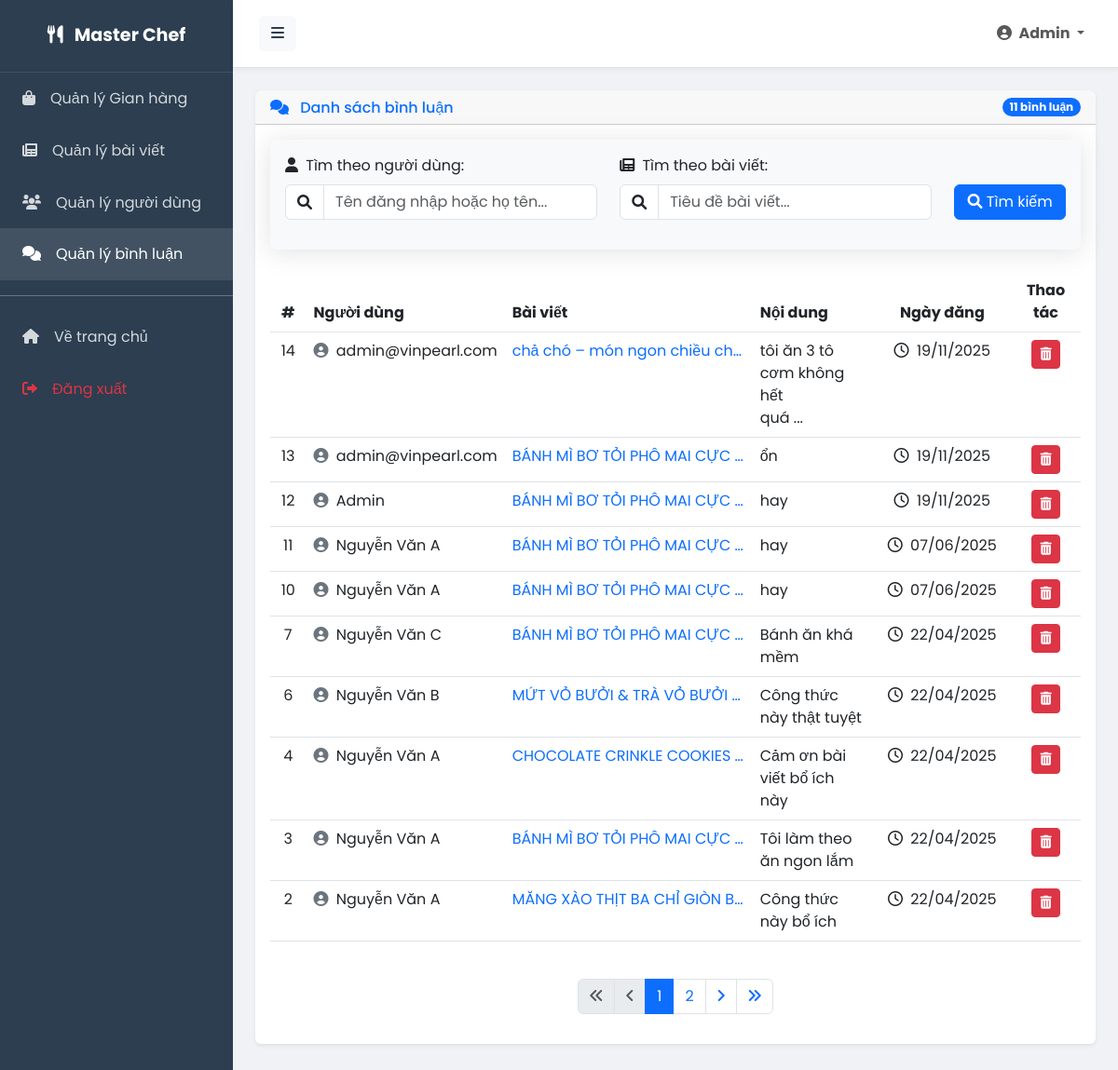
The app's page /admin/comments.php (signed in) with its own data.
### tables this page shows
CREATE TABLE `comments` (
  `id` int(11) NOT NULL,
  `content` text NOT NULL,
  `user_id` int(11) NOT NULL,
  `post_id` int(11) NOT NULL,
  `created_at` timestamp NULL DEFAULT current_timestamp(),
  `updated_at` timestamp NULL DEFAULT current_timestamp() ON UPDATE current_timestamp()
);

CREATE TABLE `users` (
  `id` int(11) NOT NULL,
  `username` varchar(50) NOT NULL,
  `password` varchar(255) NOT NULL,
  `email` varchar(100) NOT NULL,
  `full_name` varchar(100) NOT NULL,
  `avatar` varchar(255) DEFAULT NULL,
  `bio` text DEFAULT NULL,
  `role` enum('admin','user') DEFAULT 'user',
  `is_blocked` tinyint(1) DEFAULT 0,
  `created_at` timestamp NULL DEFAULT current_timestamp(),
  `updated_at` timestamp NULL DEFAULT current_timestamp() ON UPDATE current_timestamp()
);

CREATE TABLE `posts` (
  `id` int(11) NOT NULL,
  `title` varchar(255) NOT NULL,
  `slug` varchar(255) NOT NULL,
  `content` longtext NOT NULL,
  `ingredients` text DEFAULT NULL,
  `thumbnail` varchar(255) NOT NULL,
  `user_id` int(11) NOT NULL,
  `food_category_id` int(11) NOT NULL,
  `post_type_id` int(11) NOT NULL,
  `view_count` int(11) DEFAULT 0,
  `is_featured` tinyint(1) DEFAULT 0,
  `created_at` timestamp NULL DEFAULT current_timestamp(),
  `updated_at` timestamp NULL DEFAULT current_timestamp() ON UPDATE current_timestamp()
);

### config/database.php (called while the page is built, shortened)
<?php
class Database {
    private $host = DB_HOST;
    private $user = DB_USER;
    private $pass = DB_PASS;
    private $dbname = DB_NAME;
    private $conn;
    private $stmt;
    private $result;
    private $bindParams = [];
    private $bindTypes = '';
    public function __construct() {
        $this->conn = new mysqli($this->host, $this->user, $this->pass, $this->dbname);
        $this->conn->set_charset("utf8mb4");
    }
    public function query($query) {
        $this->bindParams = [];
        $this->bindTypes = '';
        $query = preg_replace('/:([a-zA-Z0-9_]+)/', '?', $query);
        $this->stmt = $this->conn->prepare($query);
        return true;
    }
    public function bind($param, $value, $type = null) {
        if (is_null($type)) {
            if (is_int($value)) {
                $type = 'i';
            } elseif (is_double($value) || is_float($value)) {
                $type = 'd';
            } elseif (is_string($value)) {
                $type = 's';
            } else {
                $type = 'b';
            }
        }
        $this->bindParams[] = $value;
        $this->bindTypes .= $type;
        return true;
    }
    public function execute() {
        if (!empty($this->bindParams)) {
            $params = [$this->bindTypes];
            for ($i = 0; $i < count($this->bindParams); $i++) {
                $params[] = &$this->bindParams[$i];
            }
            call_user_func_array([$this->stmt, 'bind_param'], $params);
        }
        $success = $this->stmt->execute();
        if ($success) {
            $this->result = $this->stmt->get_result();
        } else {
            $this->error = $this->stmt->error;
        }
        return $success;
    }
    public function getAll() {
        $this->execute();
        $results = [];
        while ($row = $this->result->fetch_assoc()) {
            $results[] = $row;
        }
        return $results;
    }
    public function getOne() {
        $this->execute();
        return $this->result->fetch_assoc();
    }
}

### includes/functions.php (called while the page is built, shortened)
<?php
function formatDate($date, $format = 'd/m/Y') {
    try {
        $dateObj = new DateTime($date);
        return $dateObj->format($format);
    } catch (Exception $e) {
        return $date;
    }
}
?>

### admin/comments.php (the view, shortened to what this page needs)
<?php
require_once '../config/database.php';
require_once '../includes/functions.php';
$db = new Database();
$search_user = isset($_GET['search_user']) ? trim($_GET['search_user']) : '';
$search_post = isset($_GET['search_post']) ? trim($_GET['search_post']) : '';
$page = isset($_GET['page']) && is_numeric($_GET['page']) ? (int)$_GET['page'] : 1;
$limit = 10;
$offset = ($page - 1) * $limit;
$search_condition = '';
$db->query("SELECT COUNT(*) as total FROM comments c
           JOIN users u ON c.user_id = u.id
           JOIN posts p ON c.post_id = p.id" . $search_condition);
$total_comments = $db->getOne()['total'];
$total_pages = ceil($total_comments / $limit);
$sql = "SELECT c.*, u.username, u.full_name, p.title as post_title, p.slug as post_slug
        FROM comments c
        JOIN users u ON c.user_id = u.id
        JOIN posts p ON c.post_id = p.id" . $search_condition . "
        ORDER BY c.created_at DESC
        LIMIT :limit OFFSET :offset";
$db->query($sql);
$db->bind(':limit', $limit);
$db->bind(':offset', $offset);
$comments = $db->getAll();
include 'layouts/header.php';
?>
<div class="row">
    <div class="col-12">
        <div class="card shadow-sm mb-4 border-0 rounded-lg">
            <div class="card-header d-flex justify-content-between align-items-center">
                <h6 class="font-weight-bold text-primary mb-0">
                    <i class="fas fa-comments me-2"></i> Danh sách bình luận
                </h6>
                <span class="badge bg-primary rounded-pill"><?php echo $total_comments; ?> bình luận</span>
            </div>
            <div class="card-body">
                <div class="card mb-4 bg-light border-0">
                    <div class="card-body">
                        <form method="GET" action="" class="mb-0">
                            <div class="row">
                                <div class="col-md-5 col-sm-6">
                                    <div class="form-group mb-3">
                                        <label for="search_user" class="form-label">
                                            <i class="fas fa-user me-1"></i> Tìm theo người dùng:
                                        </label>
                                        <div class="input-group">
                                            <span class="input-group-text bg-white"><i class="fas fa-search"></i></span>
                                            <input type="text" class="form-control" id="search_user" name="search_user" placeholder="Tên đăng nhập hoặc họ tên..." value="<?php echo htmlspecialchars($search_user); ?>">
                                        </div>
                                    </div>
                                </div>
                                <div class="col-md-5 col-sm-6">
                                    <div class="form-group mb-3">
                                        <label for="search_post" class="form-label">
                                            <i class="fas fa-newspaper me-1"></i> Tìm theo bài viết:
                                        </label>
                                        <div class="input-group">
                                            <span class="input-group-text bg-white"><i class="fas fa-search"></i></span>
                                            <input type="text" class="form-control" id="search_post" name="search_post" placeholder="Tiêu đề bài viết..." value="<?php echo htmlspecialchars($search_post); ?>">
                                        </div>
                                    </div>
                                </div>
                                <div class="col-md-2 col-sm-12 d-flex align-items-end">
                                    <div class="form-group w-100 mb-3">
                                        <button type="submit" class="btn btn-primary w-100">
                                            <i class="fas fa-search"></i> Tìm kiếm
                                        </button>
                                    </div>
                                </div>
                            </div>
                        </form>
                    </div>
                </div>
                <div class="table-responsive">
                    <table class="table table-hover" width="100%" cellspacing="0">
                        <thead>
                            <tr>
                                <th width="5%" class="text-center">#</th>
                                <th width="15%">Người dùng</th>
                                <th width="25%">Bài viết</th>
                                <th width="20%">Nội dung</th>
                                <th width="20%" class="text-center">Ngày đăng</th>
                                <th width="10%" class="text-center">Thao tác</th>
                            </tr>
                        </thead>
                        <tbody>
                            <?php if (count($comments) > 0): ?>
                                <?php foreach ($comments as $comment): ?>
                                    <tr>
                                        <td class="text-center"><?php echo $comment['id']; ?></td>
                                        <td>
                                            <span class="d-inline-block text-truncate">
                                                <i class="fas fa-user-circle me-1 text-secondary"></i>
                                                <?php echo $comment['full_name']; ?>
                                            </span>
                                        </td>
                                        <td>
                                            <a href="<?php echo SITE_URL . '/post/' . $comment['post_slug']; ?>" target="_blank" class="text-decoration-none">
                                                <span class="d-inline-block text-truncate" style="max-width: 250px;">
                                                    <?php echo $comment['post_title']; ?>
                                                </span>
                                            </a>
                                        </td>
                                        <td>
                                            <div class="comment-content">
                                                <?php echo nl2br(htmlspecialchars(substr($comment['content'], 0, 40) . (strlen($comment['content']) > 40 ? '...' : ''))); ?>
                                            </div>
                                        </td>
                                        <td class="text-center">
                                            <span data-bs-toggle="tooltip" title="<?php echo formatDate($comment['created_at'], 'd/m/Y H:i'); ?>">
                                                <i class="far fa-clock me-1"></i>
                                                <?php echo formatDate($comment['created_at'], 'd/m/Y'); ?>
                                            </span>
                                        </td>
                                        <td class="text-center">
                                            <form method="POST" action="" class="d-inline">
                                                <button type="submit" name="delete_comment" class="btn btn-sm btn-danger" onclick="return confirm('Bạn có chắc chắn muốn xóa bình luận này?');" data-bs-toggle="tooltip" title="Xóa bình luận">
                                                    <i class="fas fa-trash-alt"></i>
                                                </button>
                                            </form>
                                        </td>
                                    </tr>
                                <?php endforeach; ?>
                            <?php endif; ?>
                        </tbody>
                    </table>
                </div>
                <?php if ($total_pages > 1): ?>
                    <div class="d-flex justify-content-center mt-4">
                        <nav aria-label="Page navigation">
                            <ul class="pagination">
                                <?php if ($page > 1): ?>
                                    <li class="page-item">
                                        <a class="page-link" href="?page=1<?php echo !empty($search_user) ? '&search_user=' . urlencode($search_user) : ''; ?><?php echo !empty($search_post) ? '&search_post=' . urlencode($search_post) : ''; ?>" data-bs-toggle="tooltip" title="Trang đầu tiên">
                                            <i class="fas fa-angle-double-left"></i>
                                        </a>
                                    </li>
                                    <li class="page-item">
                                        <a class="page-link" href="?page=<?php echo $page - 1; ?><?php echo !empty($search_user) ? '&search_user=' . urlencode($search_user) : ''; ?><?php echo !empty($search_post) ? '&search_post=' . urlencode($search_post) : ''; ?>">
                                            <i class="fas fa-angle-left"></i>
                                        </a>
                                    </li>
                                <?php else: ?>
                                    <li class="page-item disabled">
                                        <span class="page-link"><i class="fas fa-angle-double-left"></i></span>
                                    </li>
                                    <li class="page-item disabled">
                                        <span class="page-link"><i class="fas fa-angle-left"></i></span>
                                    </li>
                                <?php endif; ?>
                                <?php
                                $start_page = max(1, $page - 2);
                                $end_page = min($total_pages, $start_page + 4);
                                for ($i = $start_page; $i <= $end_page; $i++):
                                ?>
                                    <li class="page-item <?php echo ($i == $page) ? 'active' : ''; ?>">
                                        <a class="page-link" href="?page=<?php echo $i; ?><?php echo !empty($search_user) ? '&search_user=' . urlencode($search_user) : ''; ?><?php echo !empty($search_post) ? '&search_post=' . urlencode($search_post) : ''; ?>">
                                            <?php echo $i; ?>
                                        </a>
                                    </li>
                                <?php endfor; ?>
                                <?php if ($page < $total_pages): ?>
                                    <li class="page-item">
                                        <a class="page-link" href="?page=<?php echo $page + 1; ?><?php echo !empty($search_user) ? '&search_user=' . urlencode($search_user) : ''; ?><?php echo !empty($search_post) ? '&search_post=' . urlencode($search_post) : ''; ?>">
                                            <i class="fas fa-angle-right"></i>
                                        </a>
                                    </li>
                                    <li class="page-item">
                                        <a class="page-link" href="?page=<?php echo $total_pages; ?><?php echo !empty($search_user) ? '&search_user=' . urlencode($search_user) : ''; ?><?php echo !empty($search_post) ? '&search_post=' . urlencode($search_post) : ''; ?>" data-bs-toggle="tooltip" title="Trang cuối">
                                            <i class="fas fa-angle-double-right"></i>
                                        </a>
                                    </li>
                                <?php endif; ?>
                            </ul>
                        </nav>
                    </div>
                <?php endif; ?>
            </div>
        </div>
    </div>
</div>
<?php include 'layouts/footer.php'; ?>

### assets/css/admin-style.css (style rules this page uses)
:root { --primary: #3498db; --primary-dark: #2980b9; --success: #2ecc71; --gray-light: #ecf0f1; --gray-dark: #2c3e50; --bg: #f0f2f5; --text-color: #333; }
body { font-family: 'Poppins', sans-serif; overflow-x: hidden; background-color: var(--bg); color: var(--text-color); margin: 0; padding: 0; }
.card { background-color: #fff; border: none; box-shadow: 0 0.15rem 1.75rem 0 rgba(58, 59, 69, 0.15); margin-bottom: 1.5rem; }

### records on screen
comments: id "14", user.full_name "admin@vinpearl.com", post.title "chả chó – món ngon chiều ch…", content "tôi ăn 3 tô cơm không hết quá ...", created_at "19/11/2025"
comments: id "13", user.full_name "admin@vinpearl.com", post.title "BÁNH MÌ BƠ TỎI PHÔ MAI CỰC…", content "ổn", created_at "19/11/2025"
comments: id "12", user.full_name "Admin", post.title "BÁNH MÌ BƠ TỎI PHÔ MAI CỰC…", content "hay", created_at "19/11/2025"
comments: id "11", user.full_name "Nguyễn Văn A", post.title "BÁNH MÌ BƠ TỎI PHÔ MAI CỰC…", content "hay", created_at "07/06/2025"
comments: id "10", user.full_name "Nguyễn Văn A", post.title "BÁNH MÌ BƠ TỎI PHÔ MAI CỰC…", content "hay", created_at "07/06/2025"
comments: id "7", user.full_name "Nguyễn Văn C", post.title "BÁNH MÌ BƠ TỎI PHÔ MAI CỰC…", content "Bánh ăn khá mềm", created_at "22/04/2025"
comments: id "6", user.full_name "Nguyễn Văn B", post.title "MỨT VỎ BƯỞI & TRÀ VỎ BƯỞI…", content "Công thức này thật tuyệt", created_at "22/04/2025"
comments: id "4", user.full_name "Nguyễn Văn A", post.title "CHOCOLATE CRINKLE COOKIES…", content "Cảm ơn bài viết bổ ích này", created_at "22/04/2025"
comments: id "3", user.full_name "Nguyễn Văn A", post.title "BÁNH MÌ BƠ TỎI PHÔ MAI CỰC…", content "Tôi làm theo ăn ngon lắm", created_at "22/04/2025"
comments: id "2", user.full_name "Nguyễn Văn A", post.title "MĂNG XÀO THỊT BA CHỈ GIÒN B…", content "Công thức này bổ ích", created_at "22/04/2025"

### other values on screen
$_SESSION['full_name'] "Admin"
$total_comments "11"
